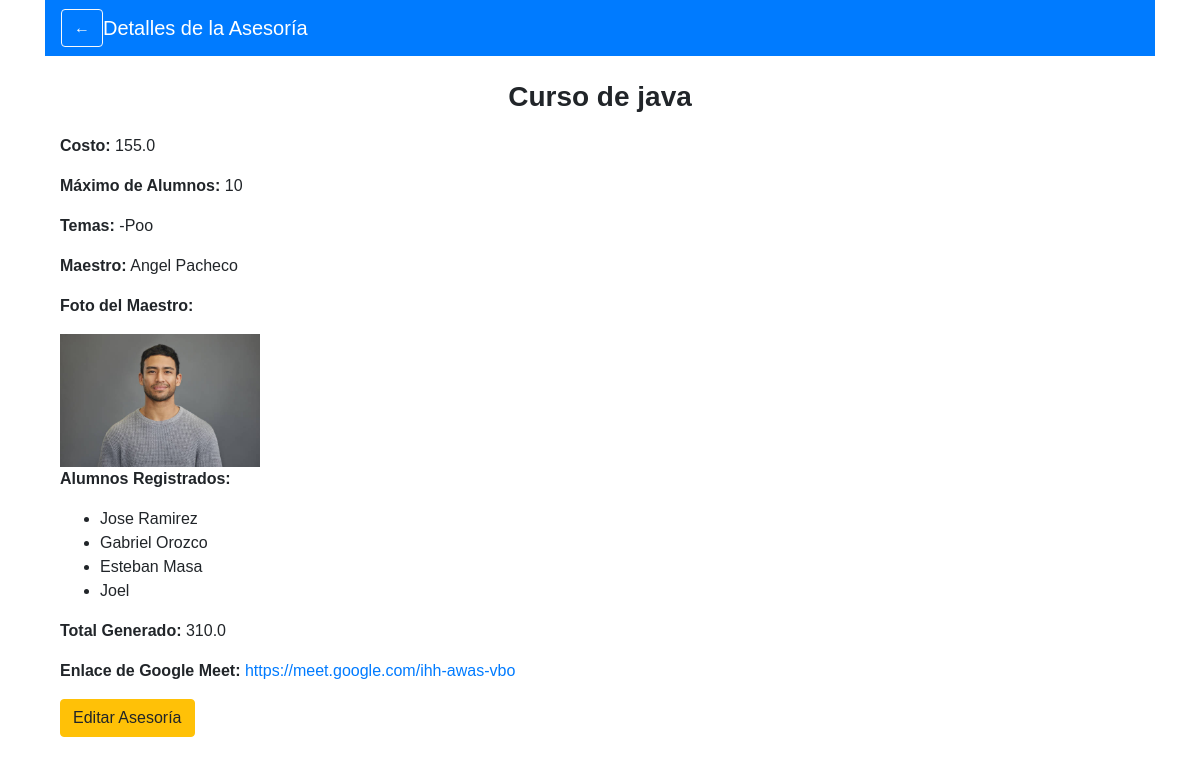
The page /ver_detalle_asesoria_maestro/1 (signed in) on the database its author committed.
### app.py (models this page shows)
class Asesoria(db.Model):
    id = db.Column(db.Integer, primary_key=True)
    descripcion = db.Column(db.String(200), nullable=False)
    costo = db.Column(db.Float, nullable=False)
    max_alumnos = db.Column(db.Integer, nullable=False)
    temas = db.Column(db.String(200), nullable=False)
    maestro_id = db.Column(db.Integer, db.ForeignKey('user.id'), nullable=False)
    alumnos = db.relationship('User', secondary=asesoria_alumno, back_populates='asesorias')
    total_pagado = db.Column(db.Float, default=0.0)
    meet_link = db.Column(db.String(200), nullable=True)  # Nueva columna

class User(UserMixin, db.Model):
    id = db.Column(db.Integer, primary_key=True)
    nombre = db.Column(db.String(100), nullable=False)
    email = db.Column(db.String(100), unique=True, nullable=False)
    password = db.Column(db.String(100), nullable=False)
    rol = db.Column(db.String(10), nullable=False)
    especializacion = db.Column(db.String(200), nullable=True)  # Nueva columna
    foto = db.Column(db.String(200), nullable=True)  # Nueva columna
    edad = db.Column(db.Integer, nullable=True)  # Nueva columna
    nivel = db.Column(db.String(50), nullable=True)  # Nueva columna
    asesorias = db.relationship('Asesoria', secondary=asesoria_alumno, back_populates='alumnos')

### app.py (the view)
@app.route('/ver_detalle_asesoria_maestro/<int:id>')
@login_required
def ver_detalle_asesoria_maestro(id):
    asesoria = Asesoria.query.get_or_404(id)
    maestro = User.query.get(asesoria.maestro_id)
    alumnos = asesoria.alumnos
    return render_template('ver_detalle_asesoria_maestro.html', asesoria=asesoria, maestro=maestro, alumnos=alumnos)

### app.py (called while the page is built)
@login_manager.user_loader
def load_user(user_id):
    return User.query.get(int(user_id))

### templates/ver_detalle_asesoria_maestro.html
{% extends 'base.html' %}
{% block content %}
<nav class="navbar navbar-expand-lg navbar-dark bg-primary">
    <button class="btn btn-outline-light" onclick="window.history.back();">←</button>
    <a class="navbar-brand" href="#">Detalles de la Asesoría</a>
</nav>
<div class="container mt-4">
    <h2 class="text-center">{{ asesoria.descripcion }}</h2>
    <p><strong>Costo:</strong> {{ asesoria.costo }}</p>
    <p><strong>Máximo de Alumnos:</strong> {{ asesoria.max_alumnos }}</p>
    <p><strong>Temas:</strong> {{ asesoria.temas }}</p>
    <p><strong>Maestro:</strong> {{ maestro.nombre }}</p>
    {% if maestro.foto %}
        <p><strong>Foto del Maestro:</strong></p>
        <img src="{{ url_for('static', filename='profile_pics/' ~ maestro.foto) }}" alt="Foto del Maestro" class="img-fluid" style="max-width: 200px;">
    {% endif %}
    <p><strong>Alumnos Registrados:</strong></p>
    <ul>
        {% for alumno in alumnos %}
            <li>{{ alumno.nombre }}</li>
        {% endfor %}
    </ul>
    <p><strong>Total Generado:</strong> {{ asesoria.total_pagado }}</p>
    <p><strong>Enlace de Google Meet:</strong> <a href="{{ asesoria.meet_link }}" target="_blank">{{ asesoria.meet_link }}</a></p>
    <a href="{{ url_for('editar_asesoria', id=asesoria.id) }}" class="btn btn-warning">Editar Asesoría</a>
</div>
{% endblock %}

### templates/base.html (shortened to what this page needs)
<!DOCTYPE html>
<html lang="es">
<head>
    <link rel="stylesheet" href="https://stackpath.bootstrapcdn.com/bootstrap/4.5.2/css/bootstrap.min.css">
    <link rel="stylesheet" href="{{ url_for('static', filename='style.css') }}">
    <link rel="stylesheet" href="https://cdnjs.cloudflare.com/ajax/libs/font-awesome/5.15.3/css/all.min.css">
</head>
<body>
    <div class="container">
        {% block content %}{% endblock %}
    </div>
</body>
</html>

### static/style.css (style rules this page uses)
body { margin: 0; padding: 0; height: 100vh; background: url('/static/Fondo1.jpeg') no-repeat center center fixed; background-size: cover; font-family: Arial, sans-serif; }
h2 { margin-bottom: 20px; font-size: 28px; font-weight: bold; }
button { background-color: white; color: #007BFF; border: none; padding: 12px; border-radius: 10px; cursor: pointer; font-weight: bold; }
.text-center { text-align: center; font-weight: bold; }

### rows shown on the page
Asesoria: descripcion "Curso de java", costo "155.0", max_alumnos "10", temas "-Poo", total_pagado "310.0", meet_link "https://meet.google.com/ihh-awas-vbo"
User: nombre "Angel Pacheco", foto (picture)
User: nombre "Jose Ramirez"
User: nombre "Gabriel Orozco"
User: nombre "Esteban Masa"
User: nombre "Joel"
